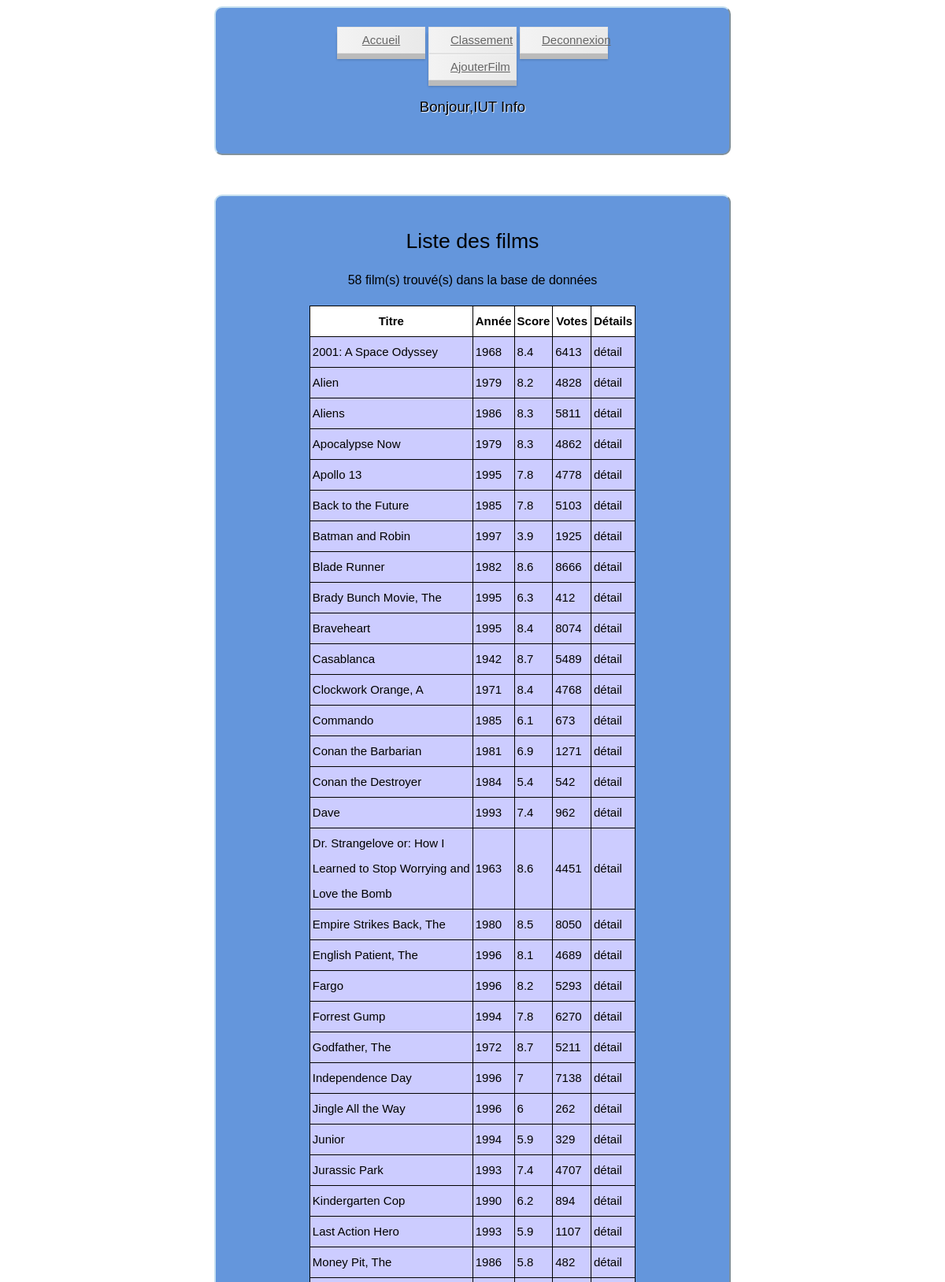
The app's page /index.php (signed in, upper part) with its own data.
### tables this page shows
CREATE TABLE IF NOT EXISTS `Movie` (
  `MovieID` int(11) NOT NULL,
  `Titre` varchar(70) NOT NULL,
  `Année` int(4) NOT NULL,
  `Score` float NOT NULL,
  `Votes` int(11) NOT NULL
);

### bin/Cinema.php (called while the page is built)
<?php
$host ="localhost";
$user ="p1505974";
$password="243024";
$nombase="p1505974";
 ?>

### Model/Model.php (called while the page is built)
<?php
	abstract class Model{
		private static $bdd;
		protected function executerRequete($sql, $params = null) {
			if ($params == null) {
				$resultat = self::getBdd()->query($sql);
			}
			else {
				$resultat = self::getBdd()->prepare($sql);
				$resultat->execute($params);
			}
			return $resultat;
		}
		private static function getBdd() {
			if(self::$bdd == null){
				require './bin/Cinema.php';
				self::$bdd = new PDO('mysql:host='.$host .';dbname='.$nombase ,$user,$password);
				self::$bdd->exec('SET NAMES utf8');
				self::$bdd->setAttribute(PDO::ATTR_ERRMODE,PDO::ERRMODE_EXCEPTION);
			}
			return self::$bdd;
		}
	}
?>

### Model/FilmManager.php (called while the page is built, shortened)
<?php
	require('Model/Model.php');
	class FilmManager extends Model{
		public function  getFilms(){
			$films=$this->executerRequete("SELECT * from Movie Order by Titre");
			return $films -> fetchAll ( PDO :: FETCH_ASSOC );
		}
	}
?>

### Views/films.php (the view, shortened to what this page needs)
<?php
		echo '<h1>Liste des films </h1>
				<p>'.$count.' film(s) trouvé(s) dans la base de données </p>
				<table id=casting>
					<tr>
						<th class=listefilm>Titre</th>
						<th class=listefilm>Année</th>
						<th class=listefilm>Score</th>
						<th class=listefilm>Votes</th>
						<th class=listefilm>Détails</th>
					</tr>';
		foreach ($result as $ligne){
			echo '<tr>';
			echo '<td>'.$ligne['Titre'].'</td>';
			echo '<td>'.$ligne['Année'].'</td>';
			echo '<td>'.$ligne['Score'].'</td>';
			echo '<td>'.$ligne['Votes'].'</td>';
			echo '<td> <a class=detail href="index.php?ID='.$ligne['MovieID'].'"> détail </a>' ;
			echo '</tr>';
		}
		echo '</table>';
	require("Views/layout.php");
?>

### Web/CSS/superstyle.css (style rules this page uses)
body { background-image:url(http://cdn30.us1.fansshare.com/image/backgroundimage/bigstock-abstract-blue-background-repeat-1589075503.jpg); background-size:50%; }
h1,h2 { text-align: center; font: normal normal 300 15px/32px "Electrolize", Helvetica, sans-serif; font-size:20pt; }
p { font: normal normal 300 15px/32px "Electrolize", Helvetica, sans-serif; font-size:12pt; text-align:center; }
table { margin:auto; font: normal normal 300 15px/32px "Electrolize", Helvetica, sans-serif; }
#casting { border-collapse: collapse; background-color:rgb(204, 204, 255) }
#casting td { padding:3px; border: solid 1px black; }
#casting th { padding:3px; border: solid 1px black; }
.detail { text-decoration:none; color:black; }
th.listefilm { background:white; }

### records on screen
movie: Titre "2001: A Space Odyssey", Année "1968", Score "8.4", Votes "6413"
movie: Titre "Alien", Année "1979", Score "8.2", Votes "4828"
movie: Titre "Aliens", Année "1986", Score "8.3", Votes "5811"
movie: Titre "Apocalypse Now", Année "1979", Score "8.3", Votes "4862"
movie: Titre "Apollo 13", Année "1995", Score "7.8", Votes "4778"
movie: Titre "Back to the Future", Année "1985", Score "7.8", Votes "5103"
movie: Titre "Batman and Robin", Année "1997", Score "3.9", Votes "1925"
movie: Titre "Blade Runner", Année "1982", Score "8.6", Votes "8666"
movie: Titre "Brady Bunch Movie, The", Année "1995", Score "6.3", Votes "412"
movie: Titre "Braveheart", Année "1995", Score "8.4", Votes "8074"
movie: Titre "Casablanca", Année "1942", Score "8.7", Votes "5489"
movie: Titre "Clockwork Orange, A", Année "1971", Score "8.4", Votes "4768"
movie: Titre "Commando", Année "1985", Score "6.1", Votes "673"
movie: Titre "Conan the Barbarian", Année "1981", Score "6.9", Votes "1271"
movie: Titre "Conan the Destroyer", Année "1984", Score "5.4", Votes "542"
movie: Titre "Dave", Année "1993", Score "7.4", Votes "962"
movie: Titre "Dr. Strangelove or: How I Learned to Stop Worrying and Love the Bomb", Année "1963", Score "8.6", Votes "4451"
movie: Titre "Empire Strikes Back, The", Année "1980", Score "8.5", Votes "8050"
movie: Titre "English Patient, The", Année "1996", Score "8.1", Votes "4689"
movie: Titre "Fargo", Année "1996", Score "8.2", Votes "5293"
movie: Titre "Forrest Gump", Année "1994", Score "7.8", Votes "6270"
movie: Titre "Godfather, The", Année "1972", Score "8.7", Votes "5211"
movie: Titre "Independence Day", Année "1996", Score "7", Votes "7138"
movie: Titre "Jingle All the Way", Année "1996", Score "6", Votes "262"
movie: Titre "Junior", Année "1994", Score "5.9", Votes "329"
movie: Titre "Jurassic Park", Année "1993", Score "7.4", Votes "4707"
movie: Titre "Kindergarten Cop", Année "1990", Score "6.2", Votes "894"
movie: Titre "Last Action Hero", Année "1993", Score "5.9", Votes "1107"
movie: Titre "Money Pit, The", Année "1986", Score "5.8", Votes "482"

### other values on screen
$_SESSION['Nom'] "IUT Info"
$count "58"
